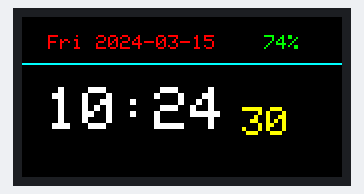
A sketch run on a simulated ESP32. On the bench: 160×80 colour display. WiFi joins after 1.5 s; servers stay silent unless stated; the local clock reads 2024-03-15 10:24:30 at power-on unless the sketch sets it; what the sketch prints to the serial monitor is not drawn.

Above: at 0.7 s.
At 4.8 s:
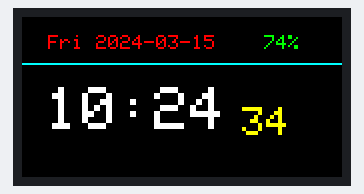
At 9.9 s:
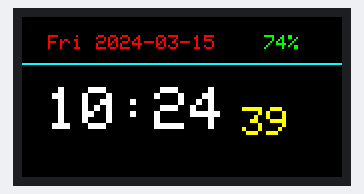
At 19.0 s:
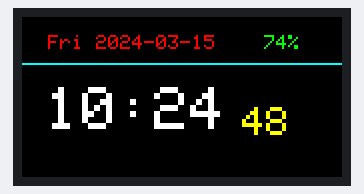
At 28.1 s:
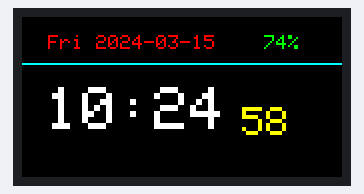
At 38.3 s:
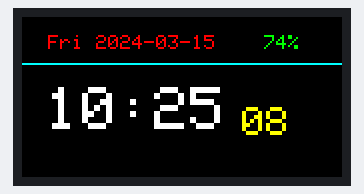

Measured:
- what the display in image 0 shows lasts 1.0 s, from 0.7 s to 1.7 s

The sketch:

M5StickC_Smartwatch.ino
```cpp
#include <M5StickC.h>
#include <Wire.h>
#include <WiFi.h>
#include "time.h"


const char* ssid = "put your wifi ssid here";
const char* password = "put your wifi password here";
const char* ntpServer = "ntp.jst.mfeed.ad.jp";

RTC_TimeTypeDef RTC_TimeStruct;
RTC_DateTypeDef RTC_DateStruct;

int battery = 0;
float b = 0;
int state = 1;


void setup() {
  // put your setup code here, to run once:
  M5.begin();
  Serial.begin(115200);

  M5.Lcd.setRotation(1);
  M5.Lcd.fillScreen(BLACK);
  M5.Axp.ScreenBreath(10);  //Screen brightness 7-15

  setTime();


}

void loop() {
  // put your main code here, to run repeatedly:
  loadDisplay();
  batteryPercent();
  delay(1000);

}

void setTime(){

  // Connecting to Wi-Fi

  Serial.printf("Connecting to %s ", ssid);
  WiFi.begin(ssid, password);

  delay(500);

  while (WiFi.status() == WL_CONNECTED) {
    Serial.println("Connected! Setting Time:");

    // Set NTP time to local

    configTime(9 * 3600, 3600, ntpServer);  // 9 is for Japan's timezone(UTC +9).


    // Get local time
    struct tm timeInfo;
    if(getLocalTime(&timeInfo)){

      // Set RTC Time
      RTC_TimeTypeDef TimeStruct;
      TimeStruct.Hours = timeInfo.tm_hour;
      TimeStruct.Minutes = timeInfo.tm_min;
      TimeStruct.Seconds = timeInfo.tm_sec;
      M5.Rtc.SetTime(&TimeStruct);

      RTC_DateTypeDef DateStruct;
      DateStruct.WeekDay = timeInfo.tm_wday;
      DateStruct.Month = timeInfo.tm_mon + 1;
      DateStruct.Date = timeInfo.tm_mday;
      DateStruct.Year = timeInfo.tm_year + 1900;
      M5.Rtc.SetData(&DateStruct);

    }

    // Disconnect Wi-Fi if it did connect

    WiFi.disconnect(true);
    WiFi.mode(WIFI_OFF);
  }
}

void loadDisplay(){

    static const char *wd[7] = {"Sun", "Mon", "Tue", "Wed", "Thr", "Fri", "Sat"};

    M5.Rtc.GetTime(&RTC_TimeStruct);
    M5.Rtc.GetData(&RTC_DateStruct);

    if(RTC_TimeStruct.Hours > 12) {      // Change to 12 hour format
      RTC_TimeStruct.Hours -= 12;
    }

    M5.Lcd.fillScreen(BLACK);
    M5.Lcd.setTextSize(1);
    M5.Lcd.setTextColor(RED);
    M5.Lcd.setCursor(13, 9);
    M5.Lcd.printf("%s %04d-%02d-%02d", wd[RTC_DateStruct.WeekDay], RTC_DateStruct.Year, RTC_DateStruct.Month, RTC_DateStruct.Date);

    M5.Lcd.drawLine(0 , 23, 159, 23, 0x07FF);

    M5.Lcd.setCursor(12, 35);
    M5.Lcd.setTextSize(3);
    M5.Lcd.setTextColor(WHITE);
    M5.Lcd.printf("%02d:%02d", RTC_TimeStruct.Hours, RTC_TimeStruct.Minutes);
    M5.Lcd.setCursor(110, 45);
    M5.Lcd.setTextColor(TFT_YELLOW);
    M5.Lcd.setTextSize(2);
    M5.Lcd.printf("%02d", RTC_TimeStruct.Seconds);

}

void batteryPercent(){

  M5.Lcd.setCursor(115, 9);
  M5.Lcd.setTextSize(1);
  M5.Lcd.setTextColor(GREEN);
  b = M5.Axp.GetVbatData() * 1.1 / 1000;
  battery = ((b - 3.0) / 1.2) * 100;

  if (battery>100){
    battery = 100;
  }
  else if (battery < 100 && battery > 9){
    M5.Lcd.print(" ");
  }
  else if(battery < 9){
    M5.Lcd.print("  ");
  }
  if (battery < 10){
    M5.Axp.DeepSleep();
  }
  M5.Lcd.print(battery);
  M5.Lcd.print("%");
}
```
